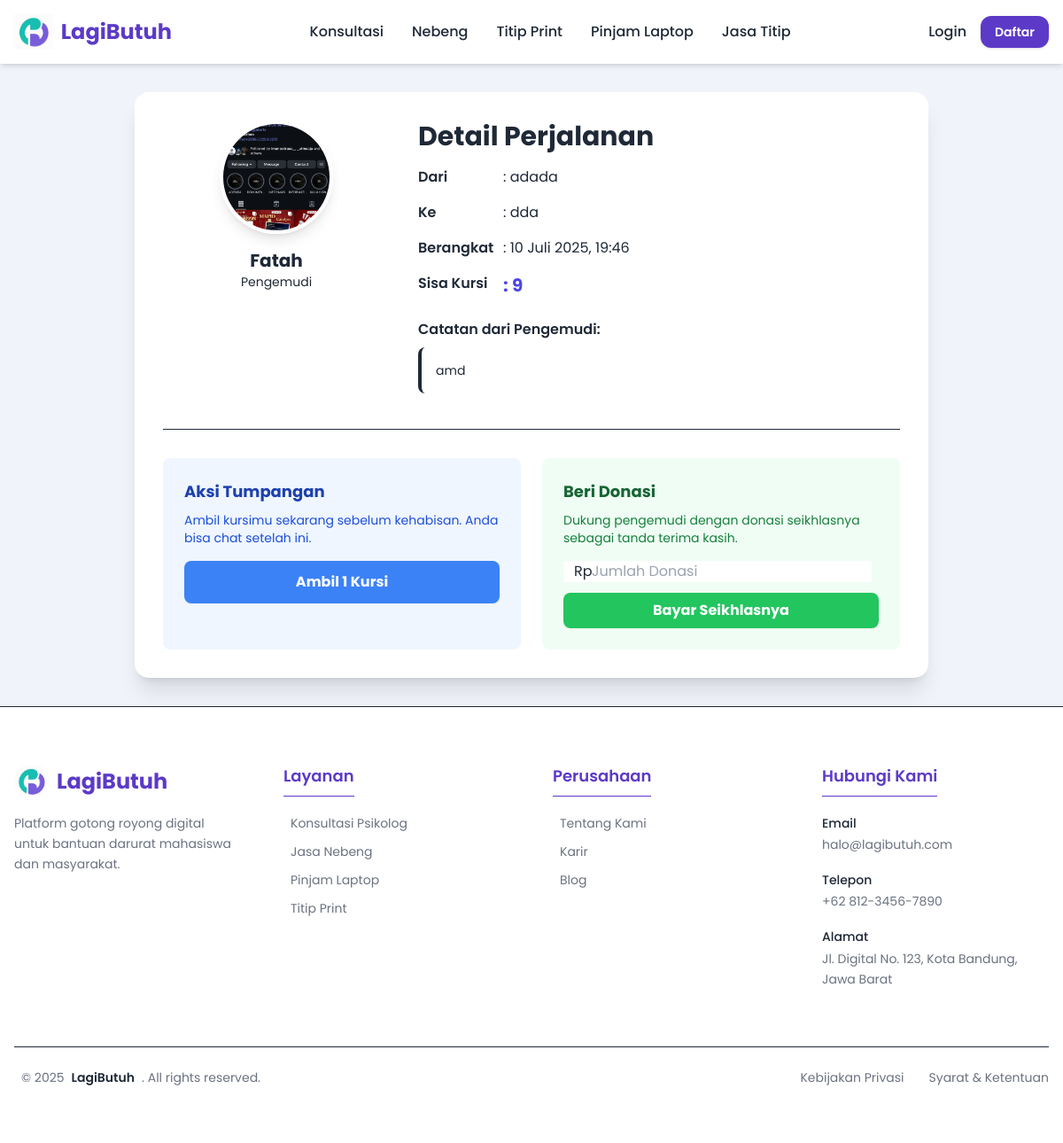
The page /nebeng/detail/6 on the database its author committed.
### tables this page shows
CREATE TABLE `nebeng_rides` (
  `id` int(11) NOT NULL,
  `driver_id` int(11) NOT NULL,
  `origin` varchar(255) NOT NULL,
  `destination` varchar(255) NOT NULL,
  `departure_time` datetime NOT NULL,
  `available_seats` int(3) NOT NULL,
  `status` enum('active','full','completed','canceled') NOT NULL DEFAULT 'active',
  `notes` text DEFAULT NULL,
  `origin_lat` decimal(10,8) DEFAULT NULL,
  `origin_lng` decimal(11,8) DEFAULT NULL,
  `destination_lat` decimal(10,8) DEFAULT NULL,
  `destination_lng` decimal(11,8) DEFAULT NULL
);

CREATE TABLE `users` (
  `id` int(11) NOT NULL,
  `username` varchar(50) NOT NULL,
  `email` varchar(100) NOT NULL,
  `password` varchar(255) NOT NULL,
  `full_name` varchar(100) DEFAULT NULL,
  `profile_picture` varchar(255) DEFAULT 'default.png',
  `phone_number` varchar(20) DEFAULT NULL,
  `role` enum('user','psychologist','admin','runner') NOT NULL DEFAULT 'user',
  `created_at` timestamp NOT NULL DEFAULT current_timestamp(),
  `updated_at` timestamp NOT NULL DEFAULT current_timestamp() ON UPDATE current_timestamp()
);

### config/database.php (called while the page is built)
<?php
class Database {
    private static $instance = null;
    private $conn;
    private $host = DB_HOST;
    private $user = DB_USER;
    private $pass = DB_PASS;
    private $name = DB_NAME;
    private function __construct() {
        $dsn = 'mysql:host=' . $this->host . ';dbname=' . $this->name . ';charset=utf8mb4';
        $options = [
            PDO::ATTR_ERRMODE            => PDO::ERRMODE_EXCEPTION,
            PDO::ATTR_DEFAULT_FETCH_MODE => PDO::FETCH_ASSOC,
            PDO::ATTR_EMULATE_PREPARES   => false,
        ];
        try {
            $this->conn = new PDO($dsn, $this->user, $this->pass, $options);
            $this->conn->exec("SET time_zone = '+07:00'");
        } catch (PDOException $e) {
            die('Koneksi Database Gagal: ' . $e->getMessage());
        }
    }
    public static function getInstance() {
        if (!self::$instance) {
            self::$instance = new Database();
        }
        return self::$instance;
    }
    public function getConnection() {
        return $this->conn;
    }
}
?>

### functions/service_functions.php (called while the page is built, shortened)
<?php
class Service {
    private $conn;
    public function __construct() {
        $this->conn = Database::getInstance()->getConnection();
    }
    public function getNebengRideDetailsById($rideId) {
        $stmt = $this->conn->prepare("
            SELECT
                nr.*, u.full_name as driver_name, u.profile_picture as driver_picture, u.email as driver_email
            FROM nebeng_rides nr
            JOIN users u ON nr.driver_id = u.id
            WHERE nr.id = ?
        ");
        $stmt->execute([$rideId]);
        return $stmt->fetch();
    }
}
?>

### functions/helper_functions.php (called while the page is built, shortened)
<?php
function e($value) {
    return htmlspecialchars($value ?? '', ENT_QUOTES, 'UTF-8');
}
function format_indonesian_date(string $datetimeString): string
{
    $timestamp = strtotime($datetimeString);
    $hari = date('d', $timestamp);
    $bulan_array = [
        1 => 'Januari', 2 => 'Februari', 3 => 'Maret', 4 => 'April',
        5 => 'Mei', 6 => 'Juni', 7 => 'Juli', 8 => 'Agustus',
        9 => 'September', 10 => 'Oktober', 11 => 'November', 12 => 'Desember'
    ];
    $bulan = $bulan_array[date('n', $timestamp)];
    $tahun = date('Y', $timestamp);
    $waktu = date('H:i', $timestamp);
    return "$hari $bulan $tahun, $waktu";
}
?>

### modules/nebeng/detail.php (the view, shortened to what this page needs)
<?php
require_once __DIR__ . '/../../functions/service_functions.php';
$service = new Service();
$ride = $service->getNebengRideDetailsById($param);
$hasBooking = false;
include_once __DIR__ . '/../../templates/header.php';
?>
<section class="max-w-4xl mx-auto">
    <div class="bg-white p-8 rounded-2xl shadow-xl">
        <div class="grid md:grid-cols-3 gap-8">
            <div class="md:col-span-1 text-center">
                <img src="<?php echo BASE_URL . '/uploads/profiles/' . ($ride['driver_picture'] ?? 'default.png'); ?>" alt="Foto <?php echo e($ride['driver_name'] ?? ''); ?>" class="w-32 h-32 rounded-full object-cover mx-auto mb-4 border-4 border-white shadow-lg">
                <h2 class="text-xl font-bold"><?php echo e($ride['driver_name'] ?? 'Nama Pengemudi'); ?></h2>
                <p class="text-gray-600 text-sm">Pengemudi</p>
            </div>
            <div class="md:col-span-2">
                <h1 class="text-3xl font-bold text-gray-900 mb-4">Detail Perjalanan</h1>
                <div class="space-y-4 text-gray-700">
                    <div class="flex items-start">
                        <span class="w-24 font-semibold">Dari</span>
                        <span>: <?php echo e($ride['origin'] ?? '-'); ?></span>
                    </div>
                    <div class="flex items-start">
                        <span class="w-24 font-semibold">Ke</span>
                        <span>: <?php echo e($ride['destination'] ?? '-'); ?></span>
                    </div>
                    <div class="flex items-start">
                        <span class="w-24 font-semibold">Berangkat</span>
                        <span>: <?php echo format_indonesian_date($ride['departure_time'] ?? ''); ?></span>
                    </div>
                    <div class="flex items-start">
                        <span class="w-24 font-semibold">Sisa Kursi</span>
                        <span class="font-bold text-xl text-indigo-600">: <?php echo $ride['available_seats'] ?? 0; ?></span>
                    </div>
                    <?php if (!empty($ride['notes'])): ?>
                        <div class="pt-2">
                            <p class="font-semibold">Catatan dari Pengemudi:</p>
                            <blockquote class="text-sm bg-gray-50 p-4 rounded-lg border-l-4 border-gray-200 mt-2">
                                <?php echo e($ride['notes']); ?>
                            </blockquote>
                        </div>
                    <?php endif; ?>
                </div>
            </div>
        </div>
        <div class="mt-10 border-t pt-8 grid sm:grid-cols-2 gap-6">
            <div class="bg-blue-50 p-6 rounded-lg">
                <h4 class="text-lg font-bold text-blue-800 mb-2">Aksi Tumpangan</h4>
                <?php if ($hasBooking): ?>
                    <p class="text-sm text-green-700 mb-4">Anda sudah mendapatkan kursi! Silakan hubungi pengemudi untuk koordinasi.</p>
                    <a href="<?php echo BASE_URL . '/nebeng/chat/' . $ride['id']; ?>" target="_blank" class="inline-block w-full text-center bg-green-500 text-white px-6 py-3 rounded-lg hover:bg-green-600 font-bold shadow-sm transition-all">
                        Chat dengan Pengemudi
                    </a>
                <?php elseif (($ride['available_seats'] ?? 0) > 0): ?>
                    <p class="text-sm text-blue-700 mb-4">Ambil kursimu sekarang sebelum kehabisan. Anda bisa chat setelah ini.</p>
                    <form action="<?php echo BASE_URL; ?>/nebeng/booking" method="POST">
                        <button type="submit" class="inline-block w-full text-center bg-blue-500 text-white px-6 py-3 rounded-lg hover:bg-blue-600 font-bold shadow-sm transition-all">
                            Ambil 1 Kursi
                        </button>
                    </form>
                <?php else: ?>
                    <p class="text-sm font-semibold text-red-700 p-3 bg-red-100 rounded-lg text-center">Kursi sudah penuh!</p>
                <?php endif; ?>
            </div>
            <div class="bg-green-50 p-6 rounded-lg">
                <h4 class="text-lg font-bold text-green-800 mb-2">Beri Donasi</h4>
                <p class="text-sm text-green-700 mb-4">Dukung pengemudi dengan donasi seikhlasnya sebagai tanda terima kasih.</p>
                <form action="<?php echo BASE_URL; ?>/nebeng/payment_handler" method="POST">
                    <div class="relative">
                        <span class="absolute inset-y-0 left-0 flex items-center pl-3 text-gray-500">Rp</span>
                        <input type="number" name="amount" placeholder="Jumlah Donasi" class="form-input pl-8" required>
                    </div>
                    <button type="submit" class="mt-3 w-full text-center bg-green-500 text-white px-6 py-2 rounded-lg hover:bg-green-600 font-bold shadow-sm transition-all">
                        Bayar Seikhlasnya
                    </button>
                </form>
            </div>
        </div>
    </div>
</section>
<?php include_once __DIR__ . '/../../templates/footer.php'; ?>

### rows shown on the page
nebeng_rides: driver.profile_picture (picture), driver.full_name "Fatah", origin "adada", destination "dda", departure_time "10 Juli 2025, 19:46", available_seats "9", notes "amd"
